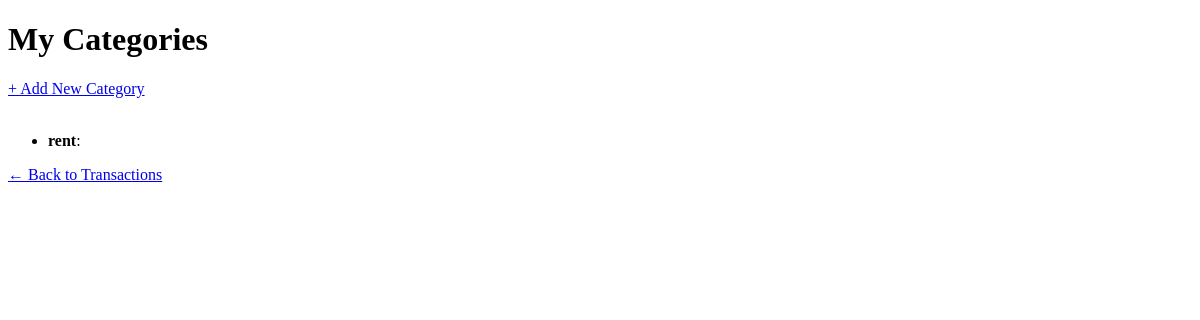
Before: /transactions/categories/ (signed in) with the older database file.
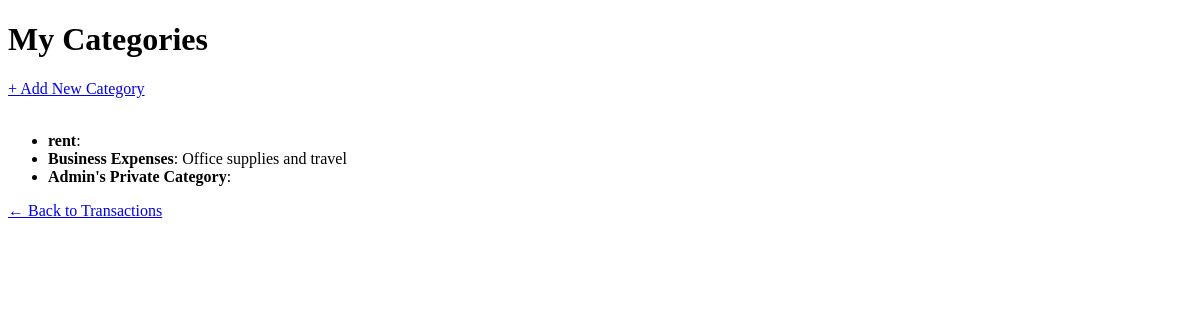
After: the same page with the newer database file.
### transactions/models.py (models this page shows, shortened)
class Category(models.Model):
    user = models.ForeignKey(User, on_delete=models.CASCADE, related_name="categories")
    name = models.CharField(max_length=100)
    description = models.TextField(blank=True)
    created_at = models.DateTimeField(auto_now_add=True)
    class Meta:
        unique_together = ('name', 'user')   # ⬅ ensures unique category names per user
        verbose_name_plural = "Categories"

### transactions/views.py (the view)
# urls.py: path('categories/', CategoryListView.as_view(), name='category_list'),
class CategoryListView(LoginRequiredMixin, ListView):
    model = Category
    template_name = "transactions/category_list.html"
    context_object_name = "categories"
    def get_queryset(self):
        return Category.objects.filter(user=self.request.user)

### transactions/templates/transactions/category_list.html (shortened to what this page needs)
<!DOCTYPE html>
<html>
<head>
</head>
<body>
<h1>My Categories</h1>
<a href="{% url 'add_category' %}">+ Add New Category</a>
<br><br>
<ul>
    {% for category in categories %}
        <li>
            <strong>{{ category.name }}</strong>: {{ category.description }}
        </li>
    {% empty %}
        <li>No categories found.</li>
    {% endfor %}
</ul>
<a href="{% url 'transaction_list' %}">← Back to Transactions</a>
</body>
</html>

Changed rows visible on the page:
added Category: name "Business Expenses", description "Office supplies and travel"
added Category: name "Admin's Private Category"
